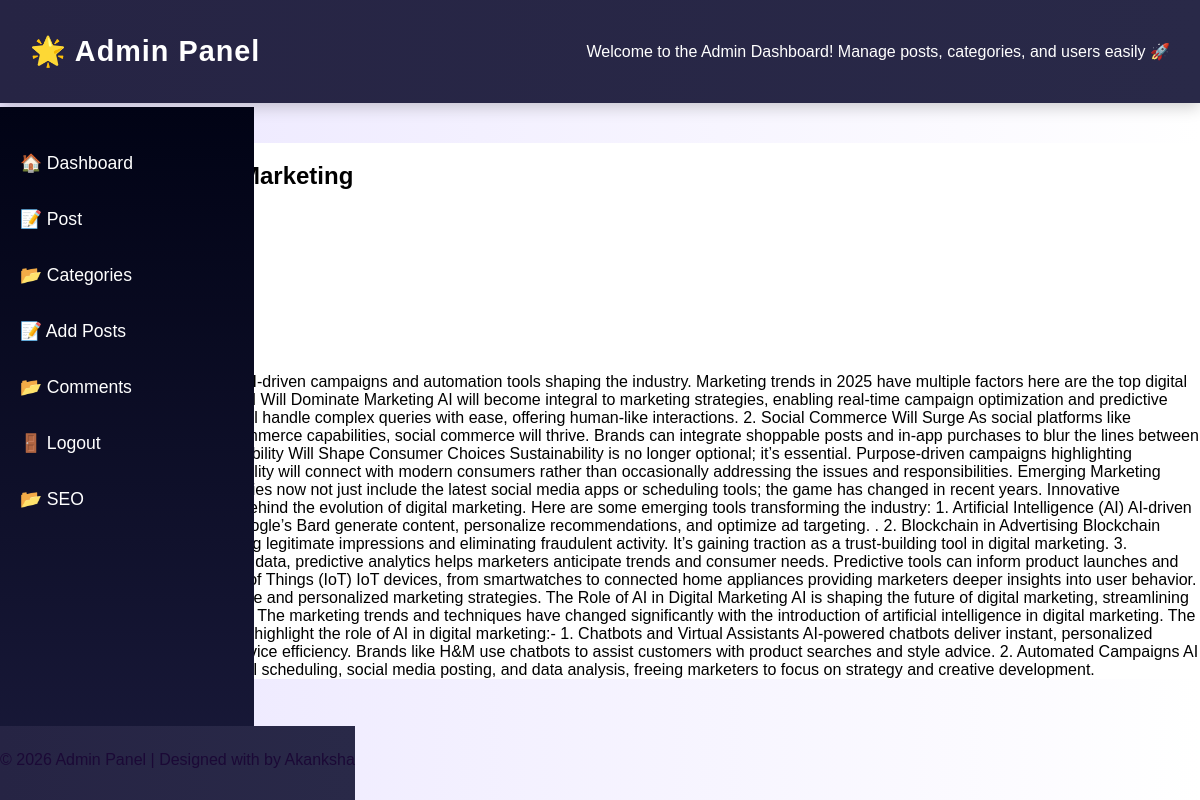
The app's page /blog_projects/post.php?id=1 with its own data.
### tables this page shows
CREATE TABLE `posts` (
  `id` int(11) NOT NULL,
  `title` varchar(255) NOT NULL,
  `content` text NOT NULL,
  `category_id` int(11) DEFAULT NULL,
  `image` varchar(255) DEFAULT NULL,
  `meta_description` varchar(255) DEFAULT NULL,
  `created_at` datetime DEFAULT current_timestamp(),
  `Author` varchar(100) NOT NULL,
  `likes` int(11) NOT NULL DEFAULT 0,
  `slug` varchar(255) NOT NULL,
  `meta_title` varchar(255) DEFAULT NULL,
  `meta_keywords` varchar(255) DEFAULT NULL,
  `image_alt` varchar(255) DEFAULT NULL
);

### blog_projects/post.php (the view, shortened to what this page needs)
<?php
include __DIR__ . '/inc/header.php';
$id = (int)($_GET['id'] ?? 0);
$stmt = $conn->prepare("SELECT * FROM posts WHERE id = ?");
$stmt->bind_param("i", $id);
$stmt->execute();
$post = $stmt->get_result()->fetch_assoc();
?>
<main class="container single-post">
  <?php if ($post): ?>
    <article>
      <header class="single-header">
        <h1><?= htmlspecialchars($post['title']) ?></h1>
        <p class="meta"><?= date('F j, Y', strtotime($post['created_at'])) ?></p>
      </header>
      <figure class="hero-image">
        <img src="<?= $post['image'] ?>" alt="<?= htmlspecialchars($post['title']) ?>">
      </figure>
      <div class="content">
        <?= $post['content'] ?>
      </div>
    </article>
  <?php else: ?>
    <h2>Post not found</h2>
  <?php endif; ?>
</main>
<?php include __DIR__ . '/inc/footer.php'; ?>

### blog_projects/admin/assets/css/style.css (style rules this page uses)
body { margin: 0; font-family: "Poppins", sans-serif; background: linear-gradient(to right, #ebe6ff, #ffffff); color: black; overflow-x: hidden; }
p { color: #1b0936; font-weight: 500; margin-top: 10px; }
img { border-radius: 8px; max-width: 200px; display: block; margin-bottom: 8px; }

### records on screen
posts: title "The Future of Digital Marketing", created_at "October 17, 2025", image (picture), content "In this post, we explore the rise of AI-driven campaigns and automation tools shaping the industry. Marketing trends in 2025 have multiple factors here are the top digital marketing predictions for 2025: 1. AI Will Dominate Marketing AI will become integral to marketing strategies, enabling real-time campaign optimization and predictive analytics. Chatbots, for instance, will handle complex queries with ease, offering human-like interactions. 2. Social Commerce Will Surge As social platforms like Instagram and TikTok expand e-commerce capabilities, social commerce will thrive. Brands can integrate shoppable posts and in-app purchases to blur the lines between content and commerce. 3.…"
